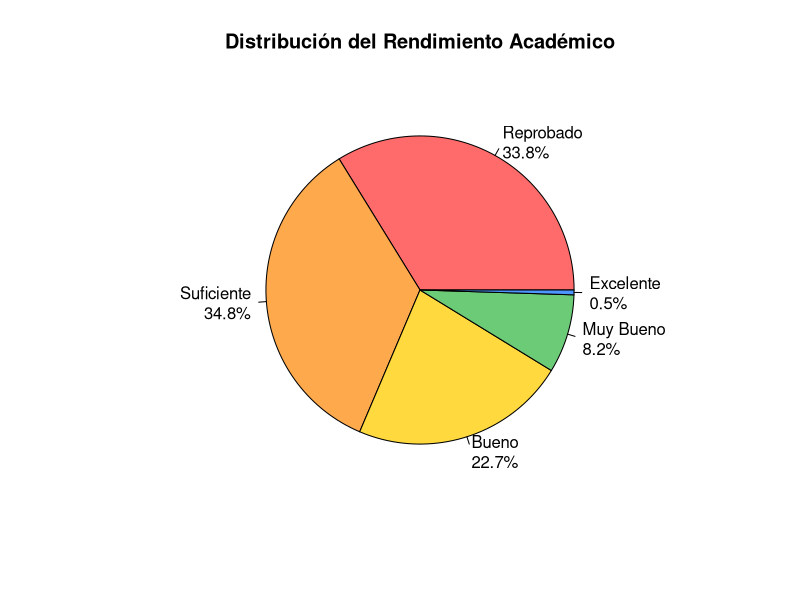
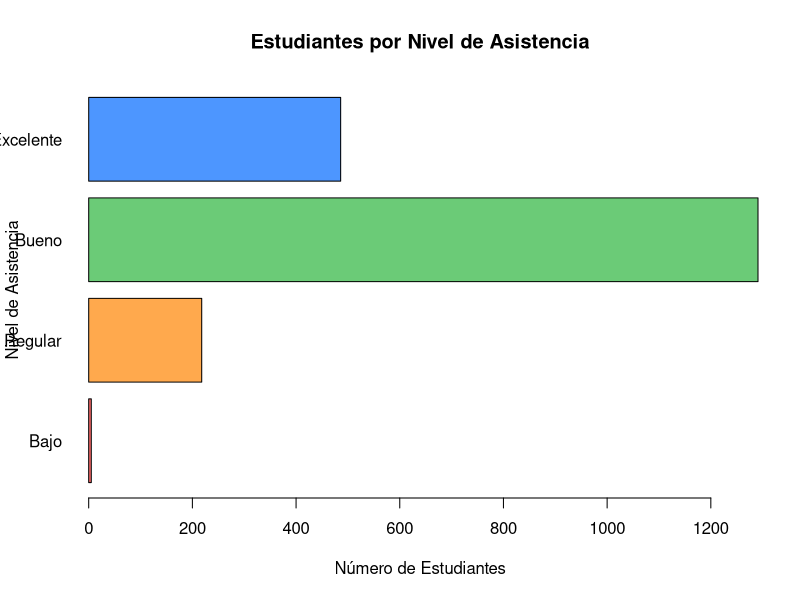
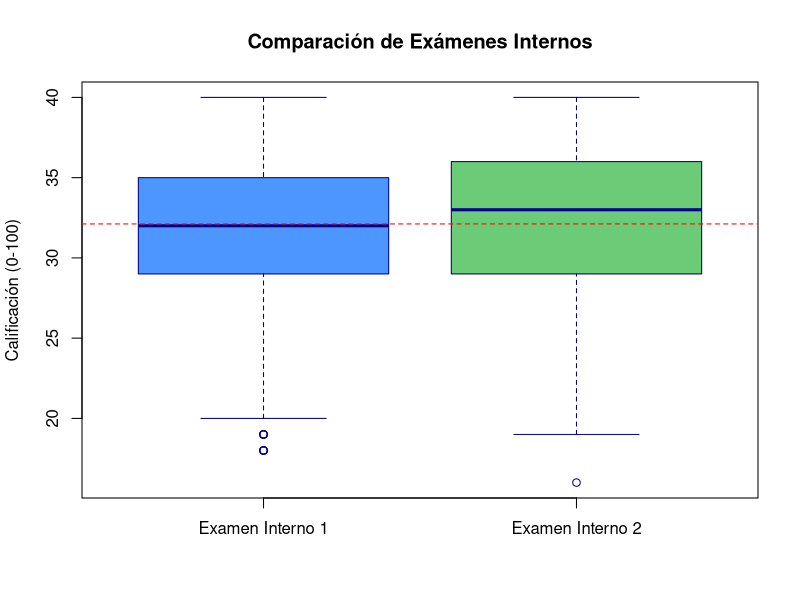
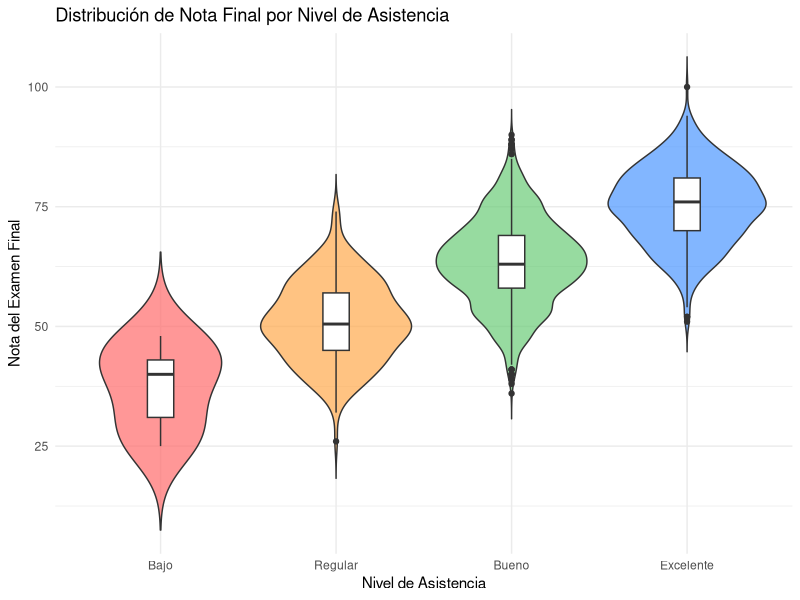
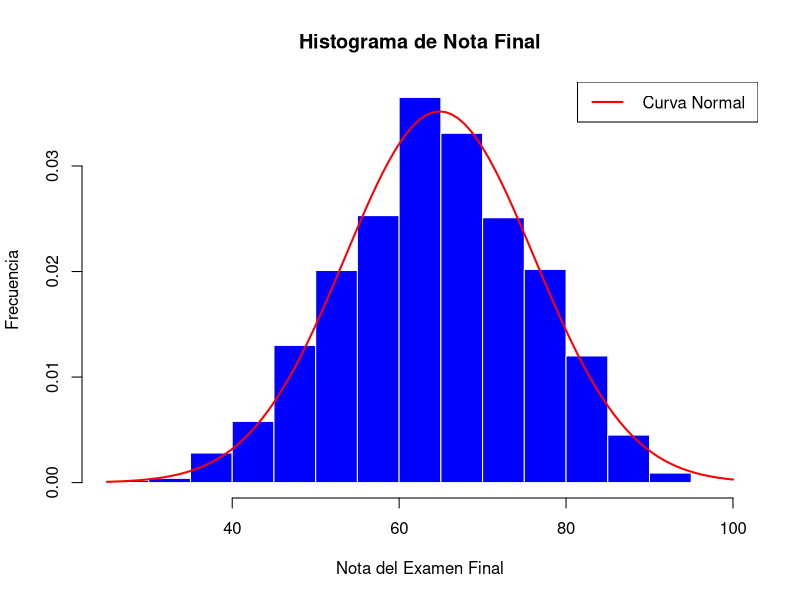
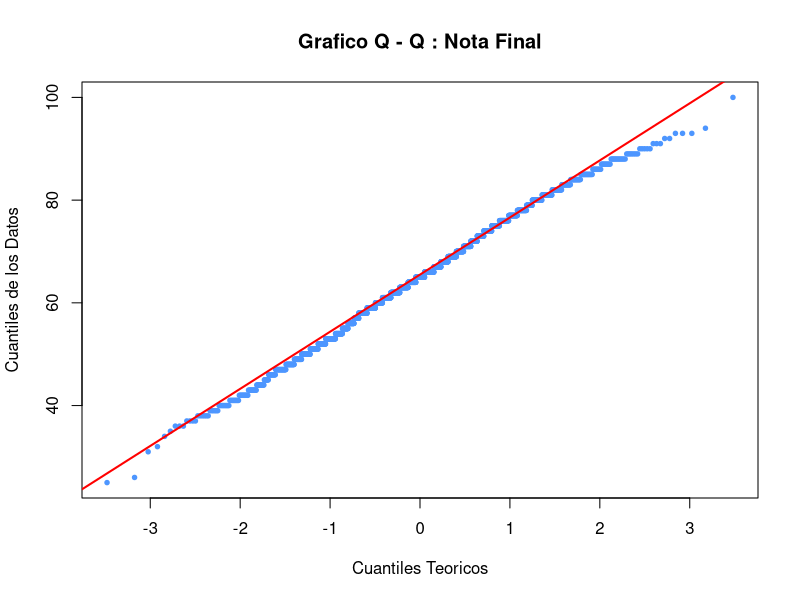
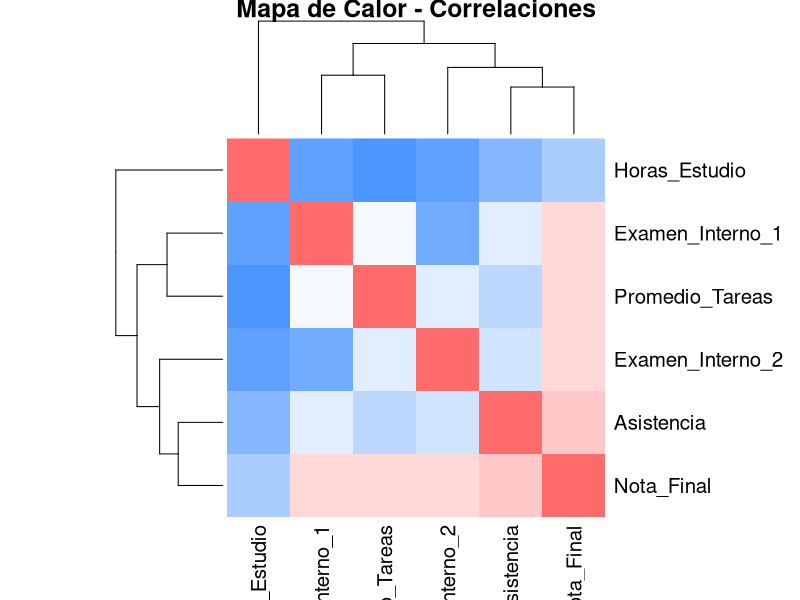
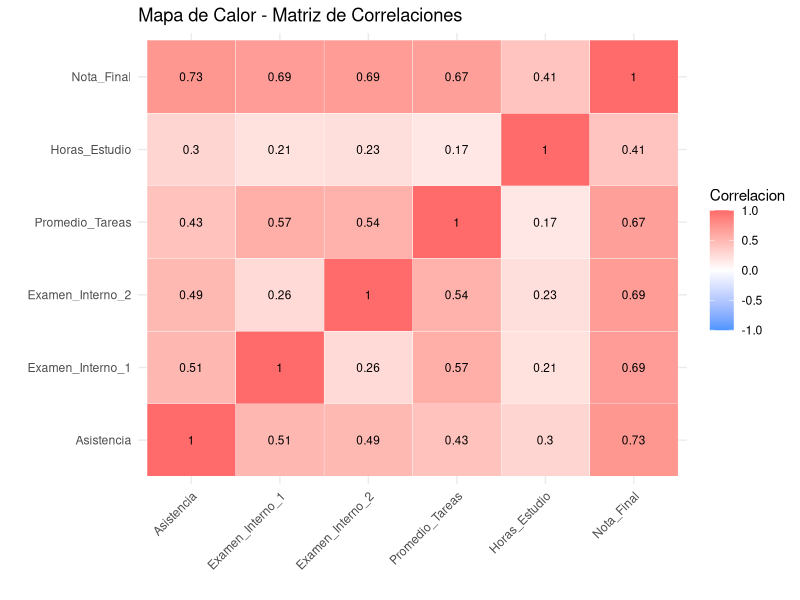

The R script that drew these images, in order:
## ---- chunk 1
#1 # Instalar paquetes necesarios
#2 install . packages ( " ggplot2 " ) # Para graficos
#3 install . packages ( " dplyr " ) # Para manipular datos
#4 install . packages ( " corrplot " ) # Para mapa de calor
#5 install . packages ( " reshape2 " ) # Para reestructurar datos
## ---- chunk 2
library(ggplot2)
library(dplyr)
library(corrplot)
library(reshape2)
## ---- chunk 3
datos <- read.csv("Calificaciones.csv")

cat ( " El dataset tiene " , nrow ( datos ) , " filas y " , ncol ( datos ) ,
" columnas \ n " )
## ---- chunk 4
# Ver nombres actuales
 names ( datos )

 # Renombrar las columnas
 colnames ( datos ) <- c (
 "ID" , # Student_ID
 "Asistencia" , # Attendance_Rate
 "Examen_Interno_1" , # Internal_Test_1
 "Examen_Interno_2" , # Internal_Test_2
 "Promedio_Tareas" , # Assignment_Avg
 "Horas_Estudio" , # Study_Hours_Per_Day
 "Nota_Final" # Final_Exam_Mark
 )

 # Verificar los nuevos nombres
 names ( datos )
## ---- chunk 5
# Ver las primeras 6 filas
head(datos)

 # Ver las ultimas 6 filas
tail(datos)
## ---- chunk 6
# Ver estructura : tipos de variables
 str ( datos )

 # Ver nombres de las columnas
 names ( datos )
## ---- chunk 7
summary ( datos )
## ---- chunk 8
 #MEDIA ( promedio )
 media <- mean ( datos$Nota_Final)
 cat ( " Media : " , round ( media , 2) , " \ n " )

 # MEDIANA ( valor central )
 mediana <- median ( datos$Nota_Final)
 cat ( " Mediana : " , round ( mediana , 2) , " \ n " )

 # MODA ( valor mas frecuente )
 # Se crea una tabla de frecuencias y se busca el maximo
 tabla_freq <- table ( round ( datos$Nota_Final, 0) )
 moda <- as.numeric ( names ( tabla_freq ) [ which.max ( tabla_freq ) ])
 cat ( " Moda : " , moda , " \ n " )
## ---- chunk 9
# VARIANZA
 varianza <- var ( datos$Nota_Final)
 cat ( " Varianza : " , round ( varianza , 2) , " \ n " )

 # DESVIACION ESTANDAR
 desv_est <- sd ( datos$Nota_Final)
 cat ( " Desviacion Estandar : " , round ( desv_est , 2) , " \ n " )

 # CUARTILES
 cuartiles <- quantile ( datos$Nota_Final , probs = c (0.25 , 0.50 , 0.75) )
 cat ( " Q1 (25%) : " , round ( cuartiles [1] , 2) , " \ n " )
 cat ( " Q2 (50%) : " , round ( cuartiles [2] , 2) , " \ n " )
 cat ( " Q3 (75%) : " , round ( cuartiles [3] , 2) , " \ n " )

 # RANGO
 rango <- max ( datos$Nota_Final) - min ( datos$Nota_Final)
 cat ( " Rango : " , round ( rango , 2) , " \ n " )
## ---- chunk 10
# Crear categorías de rendimiento
datos$Rendimiento <- cut(datos$Nota_Final,
                          breaks = c(0, 60, 70, 80, 90, 100),
                          labels = c("Reprobado", "Suficiente", "Bueno", 
                                     "Muy Bueno", "Excelente"),
                          include.lowest = TRUE)

# Contar estudiantes por categoría
frecuencias <- table(datos$Rendimiento)
porcentajes <- round(prop.table(frecuencias) * 100, 1)

# Crear etiquetas con porcentajes
etiquetas <- paste(names(frecuencias), "\n", porcentajes, "%", sep = "")

# Definir colores
colores <- c("#FF6B6B", "#FFA94D", "#FFD93D", "#6BCB77", "#4D96FF")

# Crear gráfico de pastel
pie(frecuencias,
    labels = etiquetas,
    col = colores,
    main = "Distribución del Rendimiento Académico")
## ---- chunk 11
categoria_maxima <- names(frecuencias)[which.max(frecuencias)]
porcentaje_reprobado <- porcentajes[1]
## ---- chunk 12
# Crear categorías de asistencia
datos$Nivel_Asistencia <- cut(datos$Asistencia,
                                breaks = c(0, 60, 75, 90, 100),
                                labels = c("Bajo", "Regular", "Bueno", "Excelente"),
                                include.lowest = TRUE)

# Contar frecuencias
freq_asistencia <- table(datos$Nivel_Asistencia)

# Gráfico de barras horizontales
barplot(freq_asistencia,
        horiz = TRUE,
        col = c("#FF6B6B", "#FFA94D", "#6BCB77", "#4D96FF"),
        main = "Estudiantes por Nivel de Asistencia",
        xlab = "Número de Estudiantes",
        ylab = "Nivel de Asistencia",
        las = 1)
## ---- chunk 13
est_excelente <- freq_asistencia["Excelente"]
nivel_minimo <- names(freq_asistencia)[which.min(freq_asistencia)]
## ---- chunk 14
# Crear diagrama de cajas para ambos exámenes internos
boxplot(datos$Examen_Interno_1, datos$Examen_Interno_2,
        names = c("Examen Interno 1", "Examen Interno 2"),
        col = c("#4D96FF", "#6BCB77"),
        main = "Comparación de Exámenes Internos",
        ylab = "Calificación (0-100)",
        border = "darkblue")

# Agregar línea de la media
abline(h = mean(datos$Examen_Interno_1), col = "red", lty = 2)
## ---- chunk 15
# Estadísticas del Examen Interno 1
cat("=== EXAMEN INTERNO 1 ===\n")
cat("Media:", round(mean(datos$Examen_Interno_1), 2), "\n")
cat("Mediana:", round(median(datos$Examen_Interno_1), 2), "\n")
cat("Desv. Est.:", round(sd(datos$Examen_Interno_1), 2), "\n\n")

# Estadísticas del Examen Interno 2
cat("=== EXAMEN INTERNO 2 ===\n")
cat("Media:", round(mean(datos$Examen_Interno_2), 2), "\n")
cat("Mediana:", round(median(datos$Examen_Interno_2), 2), "\n")
cat("Desv. Est.:", round(sd(datos$Examen_Interno_2), 2), "\n")
## ---- chunk 16
# Crear gráfico de violín
ggplot(datos, aes(x = Nivel_Asistencia, y = Nota_Final, 
                   fill = Nivel_Asistencia)) +
  geom_violin(trim = FALSE, alpha = 0.7) +
  geom_boxplot(width = 0.15, fill = "white") +
  scale_fill_manual(values = c("#FF6B6B", "#FFA94D", "#6BCB77", "#4D96FF")) +
  labs(
    title = "Distribución de Nota Final por Nivel de Asistencia",
    x = "Nivel de Asistencia",
    y = "Nota del Examen Final"
  ) +
  theme_minimal() +
  theme(legend.position = "none")
## ---- chunk 17
# Crear histograma
 hist ( datos$Nota_Final ,
 breaks = 20 ,
 col = "blue" ,
 border = "white" ,
 main = " Histograma de Nota Final " ,
 xlab = " Nota del Examen Final " ,
 ylab = " Frecuencia " ,
 freq = FALSE ) # Usar densidad en lugar de frecuencia

 # Agregar curva normal teorica
 curve ( dnorm (x , mean = mean ( datos$Nota_Final ) , sd =
sd ( datos$Nota_Final ) ) ,
 add = TRUE ,
 col = "red" ,
 lwd = 2)

 # Agregar leyenda
 legend ( "topright" ,
 legend = " Curva Normal " ,
 col = "red" ,
  lwd = 2)
## ---- chunk 18
# Crear grafico Q - Q
qqnorm ( datos$Nota_Final,
 main = " Grafico Q - Q : Nota Final " ,
 xlab = " Cuantiles Teoricos " ,
 ylab = " Cuantiles de los Datos " ,
 col = "#4D96FF" ,
 pch = 19 ,
 cex = 0.6)

 # Agregar linea de referencia
 qqline ( datos$Nota_Final , col = "red" , lwd = 2)
## ---- chunk 19
# Prueba de Shapiro - Wilk
 # NOTA : Esta prueba funciona mejor con menos de 5000 datos
 shapiro_test <- shapiro.test ( datos$Nota_Final )

 cat ( " === PRUEBA DE SHAPIRO - WILK ===\ n " )
 cat ( " Estadistico W : " , round ( shapiro_test$statistic , 4) , " \ n " )
 cat ( " Valor p : " , shapiro_test$p.value , " \ n " )

 # Interpretar resultado
 if ( shapiro_test$p.value > 0.05) {
 cat ( " Conclusion : Los datos SON NORMALES ( p > 0.05) \ n " )
 } else {
 cat ( " Conclusion : Los datos NO SON NORMALES ( p <= 0.05) \ n " )
 }
## ---- chunk 20
# Estandarizar datos
datos_std <- (datos$Nota_Final - mean(datos$Nota_Final)) /
              sd(datos$Nota_Final)

# KS test
ks_test <- ks.test(datos_std, "pnorm")

cat("=== PRUEBA DE KOLMOGOROV - SMIRNOV ===\n")
cat("Estadistico D : ", round(ks_test$statistic, 4), "\n")
cat("Valor p : ", ks_test$p.value, "\n")

# Interpretación
if (ks_test$p.value > 0.05) {
  cat("Conclusion : Los datos SON NORMALES (p > 0.05)\n")
} else {
  cat("Conclusion : Los datos NO SON NORMALES (p <= 0.05)\n")
}

## ---- chunk 21
# Seleccionar solo las variables numéricas (sin ID)
vars_numericas <- datos[, c("Asistencia", "Examen_Interno_1",
                             "Examen_Interno_2", "Promedio_Tareas",
                             "Horas_Estudio", "Nota_Final")]

# Calcular la matriz de correlación
matriz_cor <- cor(vars_numericas)

# Ver la matriz de correlación
round(matriz_cor, 2)
## ---- chunk 22
# Crear mapa de calor básico
heatmap(matriz_cor,
        col = colorRampPalette(c("#4D96FF", "white", "#FF6B6B"))(20),
        symm = TRUE,
        main = "Mapa de Calor - Correlaciones")
## ---- chunk 23
# Convertir matriz a formato largo
matriz_largo <- melt(matriz_cor)
colnames(matriz_largo) <- c("Variable1", "Variable2", "Correlacion")

# Crear mapa de calor con ggplot2
ggplot(matriz_largo, aes(x = Variable1, y = Variable2, fill = Correlacion)) +
  geom_tile(color = "white") +
  geom_text(aes(label = round(Correlacion, 2)), size = 3) +
  scale_fill_gradient2(low = "#4D96FF", mid = "white", high = "#FF6B6B",
                       midpoint = 0, limit = c(-1, 1)) +
  labs(title = "Mapa de Calor - Matriz de Correlaciones",
       x = "", y = "") +
  theme_minimal() +
  theme(axis.text.x = element_text(angle = 45, hjust = 1))
## ---- chunk 24

# Gráfico de violín por categoría de rendimiento

ggplot(datos, aes(x = Rendimiento, y = Examen_Interno_1, fill = Rendimiento)) +
  geom_violin(trim = FALSE, alpha = 0.7) +
  geom_boxplot(width = 0.1, fill = "white") +
  scale_fill_manual(values = c("#FF6B6B", "#FFA94D", "#FFD93D", 
                                "#6BCB77", "#4D96FF")) +
  labs(title = "Distribución de Examen Interno 1 por Rendimiento Final",
       x = "Categoría de Rendimiento",
       y = "Nota Examen Interno 1") +
  theme_minimal() +
  theme(legend.position = "none",
        axis.text.x = element_text(angle = 45, hjust = 1))
## ---- chunk 25
vars_numericas <- datos [ , c ( "Asistencia" , "Examen_Interno_1" ,
 "Examen_Interno_2" , "Promedio_Tareas" ,
 "Horas_Estudio" , "Nota_Final" ) ]

 # Calcular matriz de correlacion
 matriz_cor <- cor ( vars_numericas )

 # Mostrar la matriz
 round ( matriz_cor , 2)
## ---- chunk 26
 # Mapa de calor con corrplot

corrplot(
  matriz_cor,
  method = "color",
  type = "upper",
  addCoef.col = "black",
  number.cex = 0.7,
  tl.col = "black",
  tl.srt = 45,
  col = colorRampPalette(c("#FF6B6B", "white", "#4D96FF"))(100),
  title = "Mapa de Calor - Correlaciones",
  mar = c(0, 0, 2, 0)
)

## ---- chunk 27
# Convertir matriz a formato largo
matriz_largo <- melt(matriz_cor)
colnames(matriz_largo) <- c("Variable1", "Variable2", "Correlacion")

# Crear heatmap con ggplot2
ggplot(matriz_largo, aes(x = Variable1, y = Variable2, fill = Correlacion)) +
  geom_tile(color = "white") +
  geom_text(aes(label = round(Correlacion, 2)), size = 3) +
  scale_fill_gradient2(low = "blue", mid = "white",
                       high = "red", midpoint = 0) +
  labs(title = "Matriz de Correlación") +
  theme_minimal() +
  theme(axis.text.x = element_text(angle = 45, hjust = 1))
  
## ---- chunk 28
# Crear grafico de dispersion
 plot ( datos$Asistencia , datos$Nota_Final ,
 main = " Relacion entre Asistencia y Nota Final " ,
 xlab = " Porcentaje de Asistencia " ,
 ylab = " Nota del Examen Final " ,
 col = "#4D96FF" ,
 pch = 19 ,
 cex = 0.7)

 # Agregar linea de tendencia
 abline ( lm ( Nota_Final ~ Asistencia , data = datos ) ,
 col = " red " ,
 lwd = 2)
## ---- chunk 29
# Calcular correlacion de Pearson
 correlacion <- cor ( datos$Asistencia , datos$Nota_Final )
 cat ( " Coeficiente de correlacion ( r ) : " , round ( correlacion , 4) , " \ n " )

 # Prueba de significancia
 prueba_cor <- cor.test ( datos$Asistencia , datos$Nota_Final )
 cat ( " Valor p : " , prueba_cor$p.value , " \ n " )

 # Interpretar
 if ( prueba_cor$p.value < 0.05) {
 cat ( " La correlacion ES estadisticamente significativa \ n " )
 } else {
 cat ( " La correlacion NO es significativa \ n " )
 }
## ---- chunk 30
# Crear el modelo de regresión
modelo <- lm(Nota_Final ~ Asistencia, data = datos)

# Ver resumen del modelo
summary(modelo)

## ---- chunk 31
# Obtener coeficientes
intercepto <- coef(modelo)[1]
pendiente <- coef(modelo)[2]

cat("=== ECUACIÓN DEL MODELO ===\n")
cat("Nota_Final =", round(intercepto, 2), "+",
    round(pendiente, 2), "* Asistencia\n\n")

# Coeficiente de determinación R^2
r_cuadrado <- summary(modelo)$r.squared
cat("R cuadrado (R²):", round(r_cuadrado, 4), "\n")
cat("Esto significa que la Asistencia explica el",
    round(r_cuadrado * 100, 1), "% de la variabilidad en la Nota Final\n")
## ---- chunk 32
# Gráfico con ggplot2
ggplot(datos, aes(x = Asistencia, y = Nota_Final)) +
  geom_point(color = "#4D96FF", alpha = 0.5) +
  geom_smooth(method = "lm", color = "red", se = TRUE) +
  labs(
    title = "Regresión Lineal: Nota Final vs Asistencia",
    subtitle = paste("R² =", round(r_cuadrado, 4)),
    x = "Porcentaje de Asistencia",
    y = "Nota del Examen Final"
  ) +
  theme_minimal()
## ---- chunk 33
# Crear datos para predicción
nuevos_datos <- data.frame(
  Asistencia = c(60, 70, 80, 90, 100)
)

# Realizar predicciones
predicciones <- predict(modelo, newdata = nuevos_datos)

# Mostrar resultados
cat("=== PREDICCIONES ===\n")
for (i in 1:5) {
  cat("Si la asistencia es", nuevos_datos$Asistencia[i],
      "% -> Nota predicha:",
      round(predicciones[i], 1), "\n")
}
## ---- chunk 34
# Predecir para 85% de asistencia
mi_prediccion <- data.frame(Asistencia = 85)
resultado <- predict(modelo, newdata = mi_prediccion)
